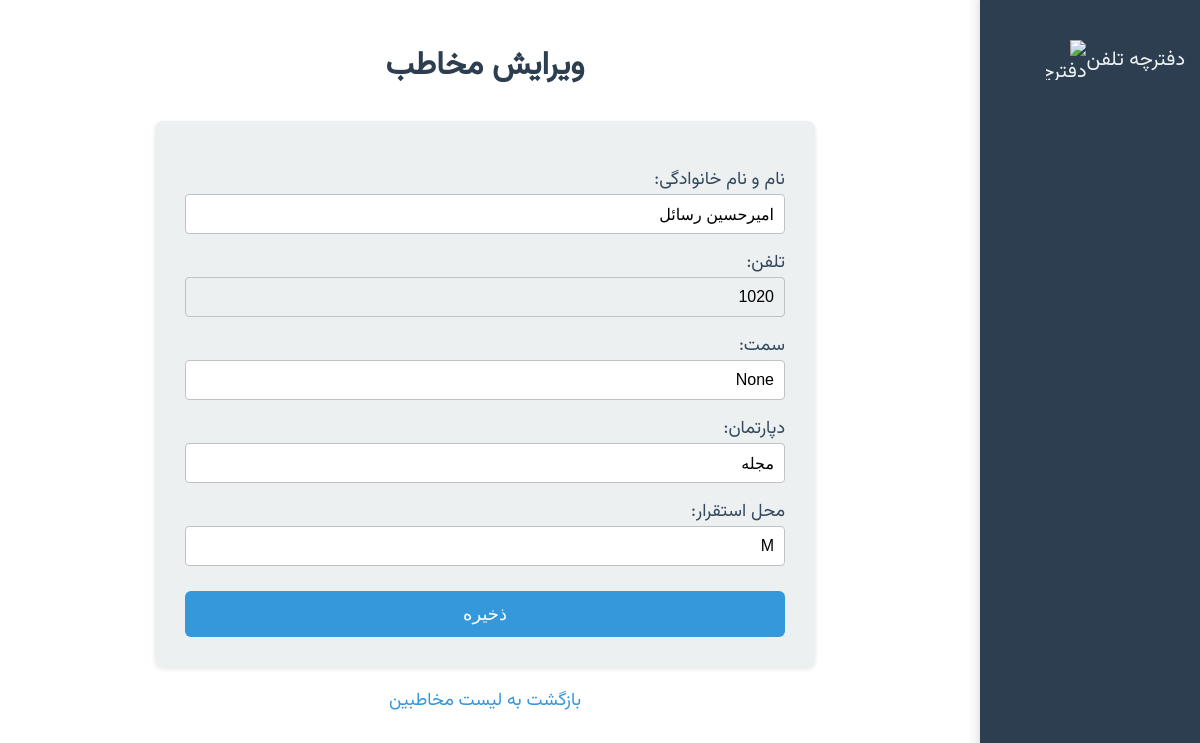
Screenshot of /edit/5 with the database file from the repository.
### tables this page shows
CREATE TABLE contacts (
    id INTEGER PRIMARY KEY AUTOINCREMENT,
    full_name TEXT,
    phone TEXT NOT NULL,
    position TEXT,
    department TEXT,
    location TEXT
);

### app.py (the view, shortened to what this page needs)
@app.route('/edit/<int:id>', methods=('GET', 'POST'))
def edit(id):
    conn = get_db_connection()
    contact = conn.execute('SELECT * FROM contacts WHERE id = ?', (id,)).fetchone()
    conn.close()
    return render_template('edit.html', contact=contact)

### app.py (called while the page is built)
def get_db_connection():
    conn = sqlite3.connect('database.db')
    conn.row_factory = sqlite3.Row  # برای دسترسی به ستون‌ها با نام
    return conn

### templates/edit.html (shortened to what this page needs)
<!DOCTYPE html>
<html lang="fa">
<head>
</head>
<body>
    <div class="sidebar">
        <a href="{{ url_for('index') }}" title="دفترچه تلفن">
            دفترچه تلفن
            <img src="/static/phonebook_icon.png" alt="دفترچه تلفن">
        </a>
    </div>
    <div class="main-content">
        <h1>ویرایش مخاطب</h1>
        <form method="post">
            <label>نام و نام خانوادگی:</label>
            <input type="text" name="full_name" value="{{ contact['full_name'] }}" required>
            <label>تلفن:</label>
            <input type="text" name="phone" value="{{ contact['phone'] }}" required readonly>
            <label>سمت:</label>
            <input type="text" name="position" value="{{ contact['position'] }}">
            <label>دپارتمان:</label>
            <input type="text" name="department" value="{{ contact['department'] }}">
            <label>محل استقرار:</label>
            <input type="text" name="location" value="{{ contact['location'] }}">
            <button type="submit">ذخیره</button>
        </form>
        <a href="{{ url_for('index') }}" class="back-link">بازگشت به لیست مخاطبین</a>
    </div>
</body>
</html>

### templates/edit.html (style rules this page uses)
body { font-family: 'Vazirmatn', sans-serif; background-color: #f9f9f9; margin: 0; padding: 0; direction: rtl; }
.sidebar { position: fixed; right: 0; top: 0; width: 220px; height: 100%; background-color: #2c3e50; display: flex; flex-direction: column; padding-top: 20px; box-shadow: -2px 0 5px rgba(0,0,0,0.1); }
.sidebar a { color: #ecf0f1; text-decoration: none; padding: 20px 15px; font-size: 20px; display: flex; align-items: center; transition: background-color 0.3s, transform 0.3s; }
.sidebar img { width: 40px; height: 40px; margin-left: 10px; }
.main-content { margin-right: 230px; padding: 20px; background-color: #fff; min-height: 100vh; }
h1 { color: #2c3e50; text-align: center; margin-bottom: 30px; }
form { max-width: 600px; margin: 0 auto; background-color: #ecf0f1; padding: 30px; border-radius: 8px; box-shadow: 0 2px 5px rgba(0,0,0,0.1); }
label { display: block; margin-top: 15px; color: #34495e; font-size: 18px; }
input { width: 100%; padding: 10px; box-sizing: border-box; border: 1px solid #bdc3c7; border-radius: 4px; font-size: 16px; }
input[readonly] { background-color: #ecf0f1; cursor: not-allowed; }
button { margin-top: 25px; padding: 12px; width: 100%; background-color: #3498db; color: white; border: none; cursor: pointer; border-radius: 6px; font-size: 18px; transition: background-color 0.3s, transform 0.2s; }
a.back-link { display: block; text-align: center; margin-top: 20px; color: #3498db; text-decoration: none; font-size: 18px; transition: color 0.3s; }

### rows the page displays
contacts: full_name "امیرحسین رسائل", phone "1020", department "مجله", location "M"
